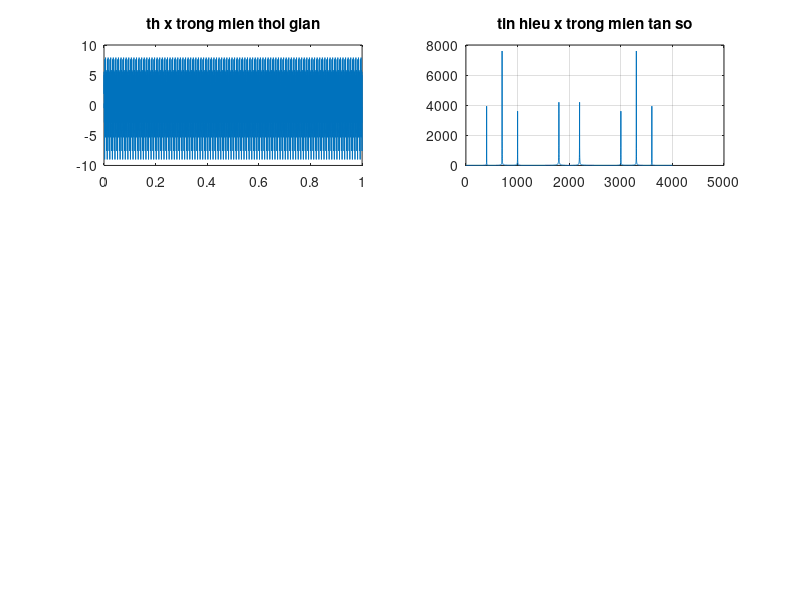
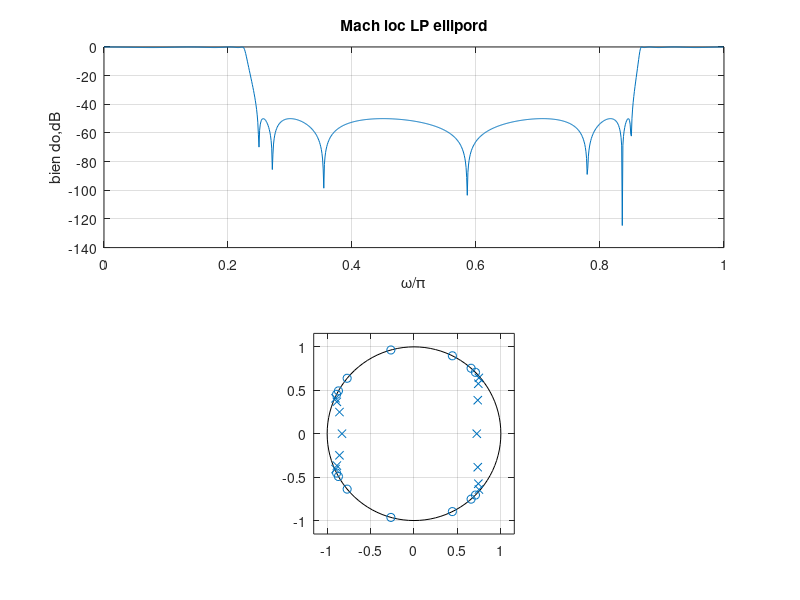
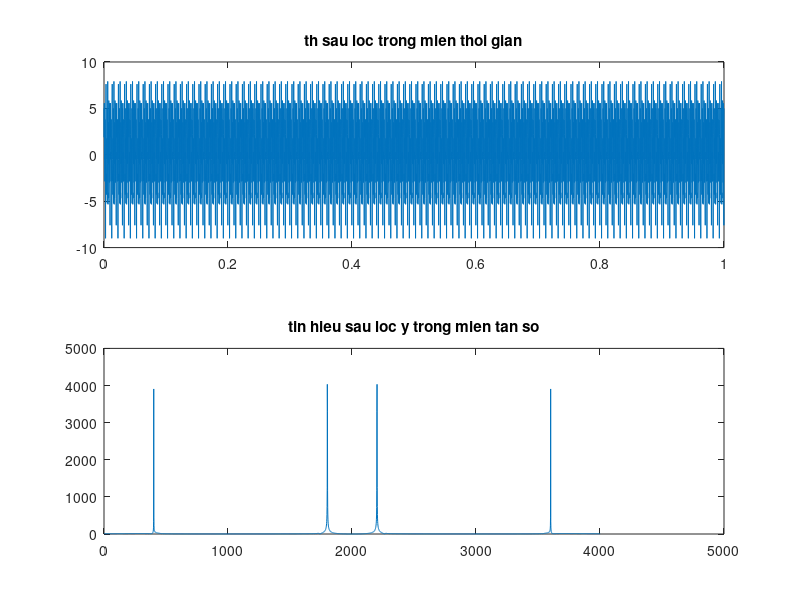

Here is the MATLAB script that generated these plots, in order:
f1=400; f2=700; f3=1000; f4=1800;
Fs=4000;
T=1/Fs; t=0:T:1;
x1=2*sin(2*pi*f1*t);
x2=4*sin(2*pi*f2*t);
x3=2*cos(2*pi*f3*t);
x4=3*cos(2*pi*f4*t);
x=x1+x2+x3+x4;

figure(1);
subplot(321); 
plot(t,x); title('th x trong mien thoi gian');
x_fft=fft(x);
subplot(322);
plot(abs(x_fft)); grid on;
title('tin hieu x trong mien tan so');

figure (2);
Fp1=450; Fp2=1750; 
Fs1=500; Fs2=1700; F=4000;
wp1=2*Fp1/F;wp2=2*Fp2/F;
ws1=2*Fs1/F;ws2=2*Fs2/F
Wp=[wp1 wp2]; Ws=[ws1 ws2]; 
Rp=0.4; Rs = 50;
[N, Wp]=ellipord(Wp, Ws, Rp, Rs);
[b,a]=ellip(N,Rp,Rs,Wp,'stop');
[h,omega]=freqz(b,a,1024);
y=20*log10(abs(h));
subplot(211)
plot(omega/pi,y); grid on;
xlabel('\omega/\pi');
ylabel('bien do,dB');
title('Mach loc LP ellipord');
subplot(212)
zplane(b,a);

figure (3);
subplot(211); plot(t,x); 
title('th sau loc trong mien thoi gian');
y=filter(b,a,x);
y_fft=fft(y);subplot(212);plot(abs(y_fft));
title('tin hieu sau loc y trong mien tan so');